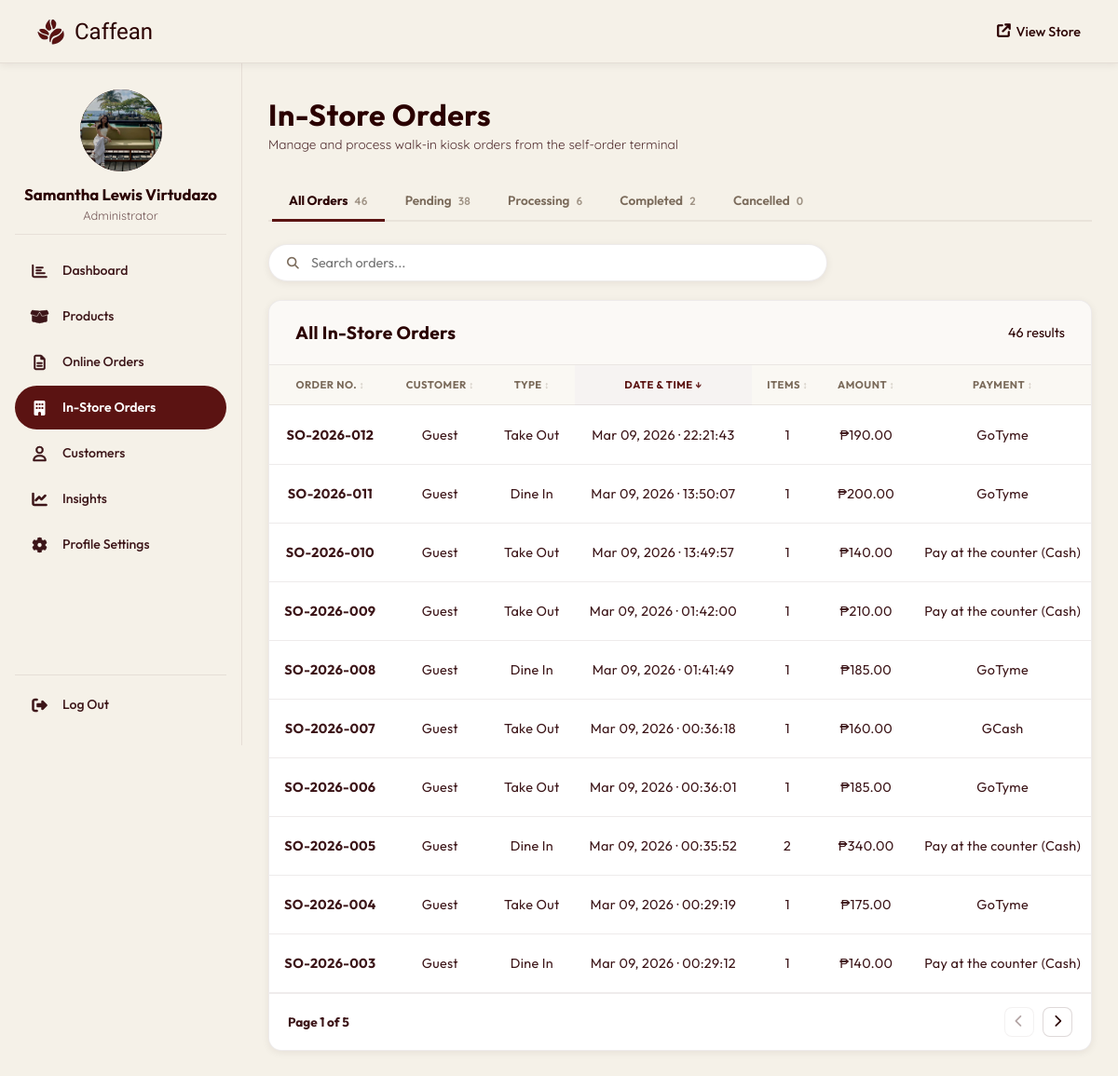
/admin/instore_orders.php (signed in), run on an earlier commit of the app's database.
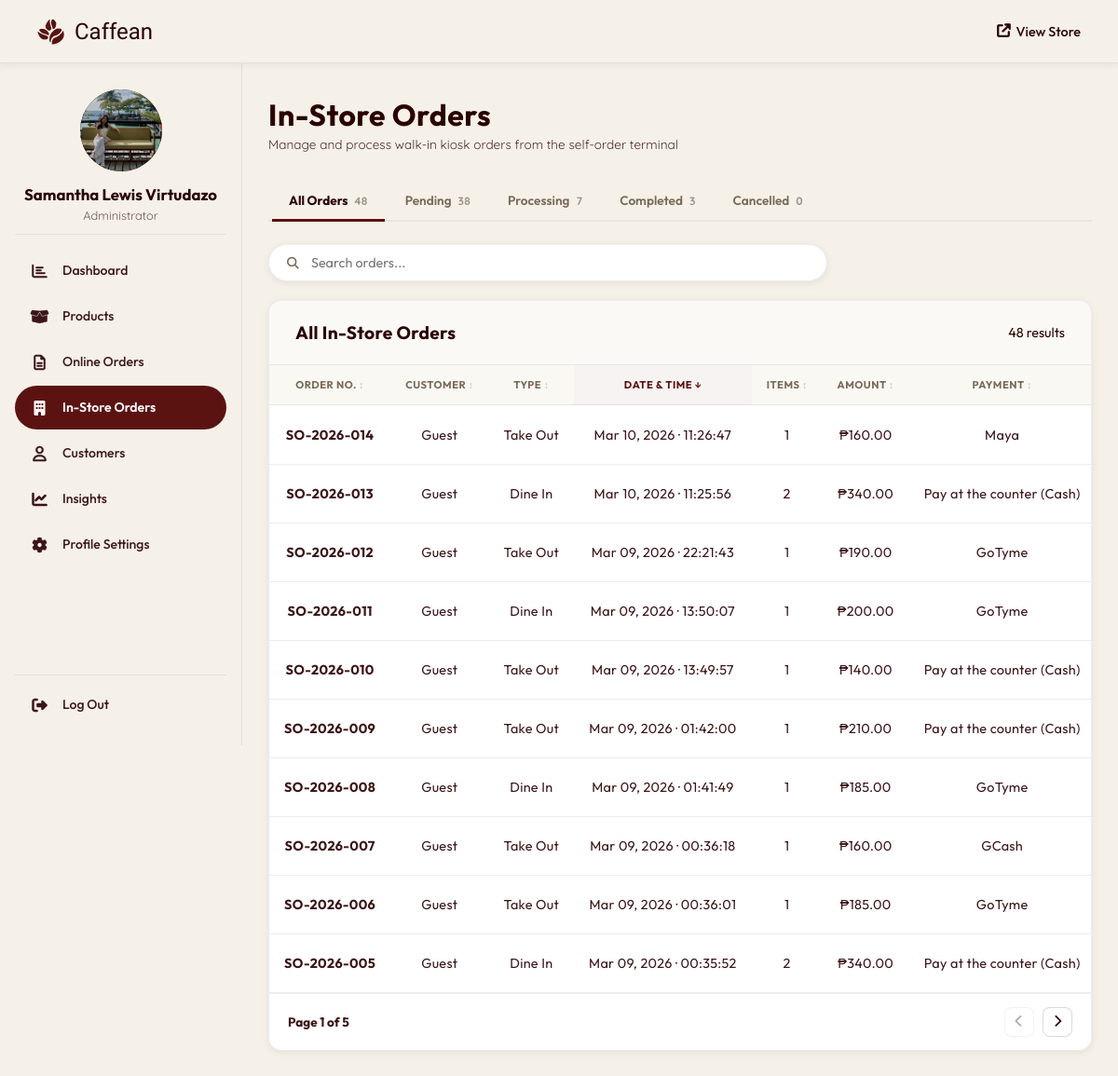
And on a later commit of the database.
### tables this page shows
CREATE TABLE `orders` (
  `order_id` int(11) NOT NULL,
  `order_number` varchar(20) NOT NULL DEFAULT '' COMMENT 'Human-readable receipt number (e.g. PC-2026-00001)',
  `user_id` int(11) DEFAULT NULL,
  `order_date` datetime DEFAULT current_timestamp(),
  `total_amount` decimal(10,2) NOT NULL,
  `status` enum('pending','processing','completed','cancelled') DEFAULT 'pending',
  `payment_method` varchar(50) NOT NULL,
  `delivery_address` text NOT NULL,
  `created_at` timestamp NOT NULL DEFAULT current_timestamp(),
  `mobile_number` varchar(20) DEFAULT NULL,
  `order_type` enum('delivery','pickup') NOT NULL DEFAULT 'delivery',
  `house_unit` varchar(100) DEFAULT NULL,
  `street_name` varchar(150) DEFAULT NULL,
  `barangay` varchar(100) DEFAULT NULL,
  `city_municipality` varchar(100) DEFAULT NULL,
  `province` varchar(100) DEFAULT NULL,
  `zip_code` varchar(10) DEFAULT NULL,
  `delivery_notes` text DEFAULT NULL,
  `pickup_branch` varchar(100) DEFAULT NULL,
  `pickup_date` date DEFAULT NULL,
  `pickup_time` time DEFAULT NULL,
  `is_kiosk` tinyint(1) NOT NULL DEFAULT 0,
  `kiosk_order_type` enum('dine_in','take_out') DEFAULT NULL,
  `customer_name` varchar(100) DEFAULT NULL
);

### admin/instore_orders.php (the view, shortened to what this page needs)
<?php
require_once '../php/db_connection.php';
$status_filter = $_GET['status'] ?? 'all';
$base_where    = "o.is_kiosk = 1";
$where_clause  = $base_where;
$counts = ['all' => 0, 'pending' => 0, 'processing' => 0, 'completed' => 0, 'cancelled' => 0];
$c_res  = mysqli_query($conn, "SELECT status, COUNT(*) AS count FROM orders WHERE is_kiosk = 1 GROUP BY status");
while ($r = mysqli_fetch_assoc($c_res)) {
    $counts[$r['status']] = $r['count'];
    $counts['all']       += $r['count'];
}
$orders_raw = mysqli_query($conn,
    "SELECT o.order_id, o.order_number, o.order_date, o.total_amount, o.status,
            o.payment_method, o.kiosk_order_type, o.mobile_number,
            COALESCE(o.customer_name, 'Guest') AS customer_name,
            (SELECT SUM(quantity) FROM order_items WHERE order_id = o.order_id) AS total_items
     FROM orders o
     WHERE $where_clause
     ORDER BY o.order_date DESC"
);
$total_orders = mysqli_num_rows($orders_raw);
$orders_map = [];
while ($o = mysqli_fetch_assoc($orders_raw)) {
    $o['items']            = [];
    $orders_map[$o['order_id']] = $o;
}
if (!empty($orders_map)) {
    $ids       = implode(',', array_map('intval', array_keys($orders_map)));
    $items_res = mysqli_query($conn,
        "SELECT oi.order_id, oi.quantity, oi.price_at_time AS price,
                p.name AS product_name, oi.size, oi.temperature, oi.sugar_level
         FROM order_items oi
         JOIN products p ON oi.product_id = p.product_id
         WHERE oi.order_id IN ($ids)"
    );
    while ($item = mysqli_fetch_assoc($items_res)) {
        $orders_map[$item['order_id']]['items'][] = $item;
    }
}
include 'includes/header.php';
?>
<div class="page-header">
  <div class="page-header-text">
    <h1>In-Store Orders</h1>
    <p>Manage and process walk-in kiosk orders from the self-order terminal</p>
  </div>
</div>
<div class="admin-tabs">
  <a href="?status=all"        class="tab <?= $status_filter === 'all'        ? 'active' : '' ?>">All Orders   <span class="tab-count"><?= $counts['all']        ?></span></a>
  <a href="?status=pending"    class="tab <?= $status_filter === 'pending'    ? 'active' : '' ?>">Pending      <span class="tab-count"><?= $counts['pending']    ?></span></a>
  <a href="?status=processing" class="tab <?= $status_filter === 'processing' ? 'active' : '' ?>">Processing   <span class="tab-count"><?= $counts['processing'] ?></span></a>
  <a href="?status=completed"  class="tab <?= $status_filter === 'completed'  ? 'active' : '' ?>">Completed    <span class="tab-count"><?= $counts['completed']  ?></span></a>
  <a href="?status=cancelled"  class="tab <?= $status_filter === 'cancelled'  ? 'active' : '' ?>">Cancelled    <span class="tab-count"><?= $counts['cancelled']  ?></span></a>
</div>
<div class="toolbar">
  <div class="search-box">
    <span class="search-icon"><i class="fas fa-search"></i></span>
    <input type="text" id="instoreSearch" placeholder="Search orders..." />
  </div>
</div>
<div class="card">
  <div class="card-header">
    <h2><?= $status_filter === 'all' ? 'All' : ucfirst($status_filter) ?> In-Store Orders</h2>
    <span class="card-count"><?= $total_orders ?> result<?= $total_orders !== 1 ? 's' : '' ?></span>
  </div>
  <table class="admin-table" id="instoreTable">
    <thead>
      <tr>
        <th data-sort="text">Order No.</th>
        <th data-sort="text">Customer</th>
        <th data-sort="text">Type</th>
        <th data-sort="date">Date &amp; Time</th>
        <th data-sort="number">Items</th>
        <th data-sort="number">Amount</th>
        <th data-sort="text">Payment</th>
      </tr>
    </thead>
    <tbody>
      <?php if ($total_orders === 0): ?>
        <tr class="empty-row">
          <td colspan="9">
            <div class="empty-state">
              <i class="fas fa-cash-register"></i>
              <p>No in-store orders found</p>
            </div>
          </td>
        </tr>
      <?php else: ?>
        <?php foreach ($orders_map as $o): ?>
          <tr>
            <td class="td-id"><?= htmlspecialchars($o['order_number'] ?? '#' . $o['order_id']) ?></td>
            <td><?= htmlspecialchars($o['customer_name']) ?></td>
            <td><?= $o['kiosk_order_type'] === 'dine_in' ? 'Dine In' : 'Take Out' ?></td>
            <td><?= date('M d, Y · H:i:s', strtotime($o['order_date'])) ?></td>
            <td><?= $o['total_items'] ?? 0 ?></td>
            <td class="td-amount">&#8369;<?= number_format($o['total_amount'], 2) ?></td>
            <td><?= htmlspecialchars($o['payment_method']) ?></td>
          </tr>
        <?php endforeach; ?>
      <?php endif; ?>
    </tbody>
  </table>
  <div id="instoreTable-pagination" class="admin-pagination">
    <span class="page-info">Page 1 of 1</span>
    <div class="page-btns">
      <button class="btn-page btn-prev"><i class="fas fa-chevron-left"></i></button>
      <button class="btn-page btn-next"><i class="fas fa-chevron-right"></i></button>
    </div>
  </div>
</div>
<?php include 'includes/footer.php'; ?>

What changed in the data, as far as the page shows it:
no longer on this page (row unchanged): orders: order_number "SO-2026-004", customer_name "Guest", kiosk_order_type "Take Out", order_date "Mar 09, 2026 · 00:29:19", total_items "1", total_amount "175.00", payment_method "GoTyme"
no longer on this page (row unchanged): orders: order_number "SO-2026-003", customer_name "Guest", kiosk_order_type "Dine In", order_date "Mar 09, 2026 · 00:29:12", total_items "1", total_amount "140.00", payment_method "Pay at the counter (Cash)"
added orders: order_number "SO-2026-014", customer_name "Guest", kiosk_order_type "Take Out", order_date "Mar 10, 2026 · 11:26:47", total_items "1", total_amount "160.00", payment_method "Maya"
added orders: order_number "SO-2026-013", customer_name "Guest", kiosk_order_type "Dine In", order_date "Mar 10, 2026 · 11:25:56", total_items "2", total_amount "340.00", payment_method "Pay at the counter (Cash)"
Also different on the page:
$counts['all']: "46" → "48"
$counts['processing']: "6" → "7"
$counts['completed']: "2" → "3"
$total_orders: "46" → "48"
